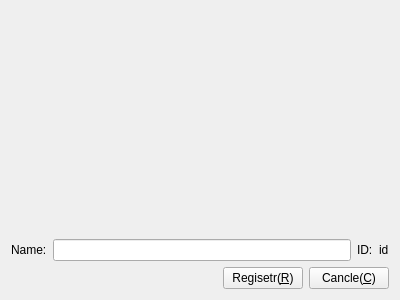
<?xml version="1.0" encoding="UTF-8"?>
<ui version="4.0">
 <class>CFrmRegister</class>
 <widget class="QWidget" name="CFrmRegister">
  <property name="geometry">
   <rect>
    <x>0</x>
    <y>0</y>
    <width>400</width>
    <height>300</height>
   </rect>
  </property>
  <property name="windowTitle">
   <string>Form</string>
  </property>
  <layout class="QGridLayout" name="gridLayout">
   <item row="0" column="0">
    <widget class="CFrmDisplay" name="frmDisplay" native="true">
     <property name="sizePolicy">
      <sizepolicy hsizetype="Expanding" vsizetype="Expanding">
       <horstretch>0</horstretch>
       <verstretch>0</verstretch>
      </sizepolicy>
     </property>
    </widget>
   </item>
   <item row="1" column="0">
    <layout class="QHBoxLayout" name="horizontalLayout_2">
     <item>
      <widget class="QLabel" name="label">
       <property name="text">
        <string>Name:</string>
       </property>
      </widget>
     </item>
     <item>
      <widget class="QLineEdit" name="leName"/>
     </item>
     <item>
      <widget class="QLabel" name="label_2">
       <property name="text">
        <string>ID:</string>
       </property>
      </widget>
     </item>
     <item>
      <widget class="QLabel" name="lbID">
       <property name="text">
        <string>id</string>
       </property>
      </widget>
     </item>
    </layout>
   </item>
   <item row="2" column="0">
    <layout class="QHBoxLayout" name="horizontalLayout">
     <item>
      <spacer name="horizontalSpacer">
       <property name="orientation">
        <enum>Qt::Horizontal</enum>
       </property>
       <property name="sizeHint" stdset="0">
        <size>
         <width>40</width>
         <height>20</height>
        </size>
       </property>
      </spacer>
     </item>
     <item>
      <widget class="QPushButton" name="pbRegister">
       <property name="text">
        <string>Regisetr(&amp;R)</string>
       </property>
      </widget>
     </item>
     <item>
      <widget class="QPushButton" name="pbCancle">
       <property name="text">
        <string>Cancle(&amp;C)</string>
       </property>
      </widget>
     </item>
    </layout>
   </item>
  </layout>
 </widget>
 <customwidgets>
  <customwidget>
   <class>CFrmDisplay</class>
   <extends>QWidget</extends>
   <header location="global">FrmDisplay.h</header>
   <container>1</container>
  </customwidget>
 </customwidgets>
 <resources/>
 <connections/>
</ui>
